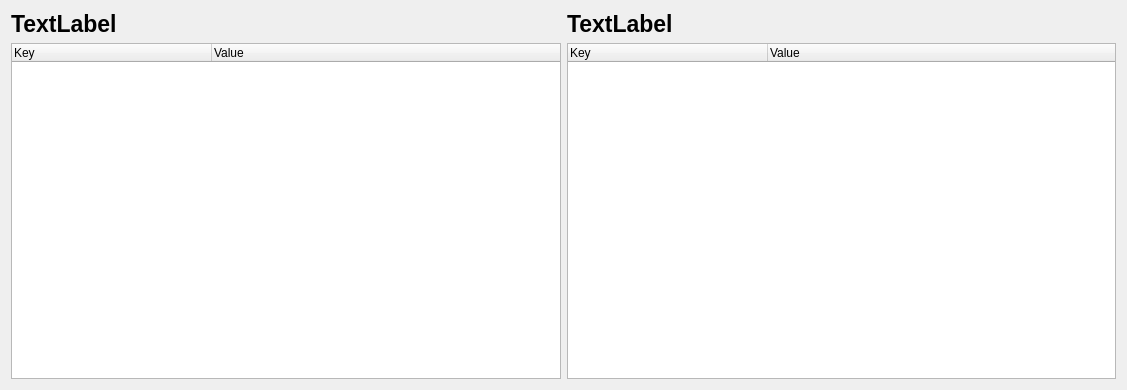
<?xml version="1.0" encoding="UTF-8"?>
<ui version="4.0">
 <class>VersionInfoDialog</class>
 <widget class="QDialog" name="VersionInfoDialog">
  <property name="windowModality">
   <enum>Qt::NonModal</enum>
  </property>
  <property name="enabled">
   <bool>true</bool>
  </property>
  <property name="geometry">
   <rect>
    <x>0</x>
    <y>0</y>
    <width>1127</width>
    <height>390</height>
   </rect>
  </property>
  <property name="sizePolicy">
   <sizepolicy hsizetype="Preferred" vsizetype="Preferred">
    <horstretch>0</horstretch>
    <verstretch>0</verstretch>
   </sizepolicy>
  </property>
  <property name="windowTitle">
   <string notr="true">Version info</string>
  </property>
  <property name="toolTip">
   <string/>
  </property>
  <property name="statusTip">
   <string/>
  </property>
  <property name="whatsThis">
   <string/>
  </property>
  <layout class="QVBoxLayout" name="verticalLayout">
   <item>
    <layout class="QHBoxLayout" name="horizontalLayout_2">
     <item>
      <widget class="QLabel" name="leftLabel">
       <property name="font">
        <font>
         <pointsize>17</pointsize>
         <weight>75</weight>
         <bold>true</bold>
        </font>
       </property>
       <property name="text">
        <string>TextLabel</string>
       </property>
      </widget>
     </item>
     <item>
      <widget class="QLabel" name="rightLabel">
       <property name="font">
        <font>
         <pointsize>17</pointsize>
         <weight>75</weight>
         <bold>true</bold>
        </font>
       </property>
       <property name="text">
        <string>TextLabel</string>
       </property>
      </widget>
     </item>
    </layout>
   </item>
   <item>
    <layout class="QHBoxLayout" name="horizontalLayout">
     <item>
      <widget class="QTreeWidget" name="leftTreeWidget">
       <property name="frameShape">
        <enum>QFrame::StyledPanel</enum>
       </property>
       <property name="frameShadow">
        <enum>QFrame::Sunken</enum>
       </property>
       <property name="sizeAdjustPolicy">
        <enum>QAbstractScrollArea::AdjustIgnored</enum>
       </property>
       <property name="autoExpandDelay">
        <number>-1</number>
       </property>
       <property name="indentation">
        <number>20</number>
       </property>
       <attribute name="headerDefaultSectionSize">
        <number>200</number>
       </attribute>
       <column>
        <property name="text">
         <string>Key</string>
        </property>
       </column>
       <column>
        <property name="text">
         <string>Value</string>
        </property>
       </column>
      </widget>
     </item>
     <item>
      <widget class="QTreeWidget" name="rightTreeWidget">
       <property name="frameShape">
        <enum>QFrame::StyledPanel</enum>
       </property>
       <property name="frameShadow">
        <enum>QFrame::Sunken</enum>
       </property>
       <property name="sizeAdjustPolicy">
        <enum>QAbstractScrollArea::AdjustIgnored</enum>
       </property>
       <property name="autoExpandDelay">
        <number>-1</number>
       </property>
       <property name="indentation">
        <number>20</number>
       </property>
       <attribute name="headerDefaultSectionSize">
        <number>200</number>
       </attribute>
       <column>
        <property name="text">
         <string>Key</string>
        </property>
       </column>
       <column>
        <property name="text">
         <string>Value</string>
        </property>
       </column>
      </widget>
     </item>
    </layout>
   </item>
  </layout>
 </widget>
 <resources/>
 <connections/>
</ui>
